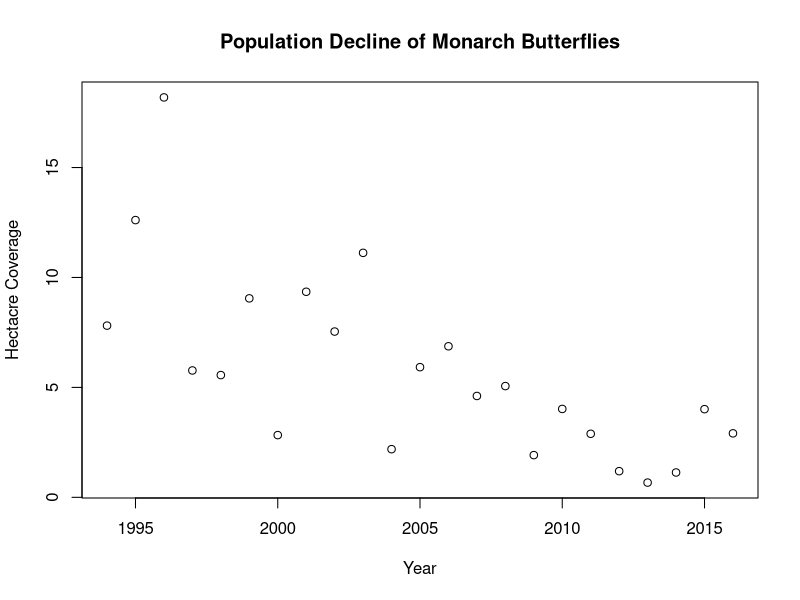
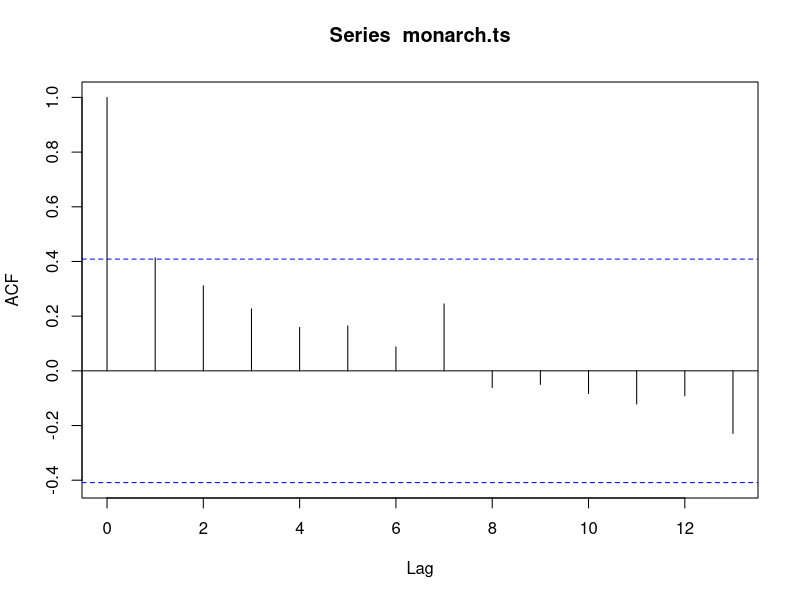

Reproduce these figures in R, in order. (Note: this script raises an error after producing the figures.)
## ---- chunk 1
library(tidyverse)
library(here)
monarch <- read_csv(here("data", "monarch.csv"))
monarch
plot(monarch$Year, monarch$Acres, main = "Population Decline of Monarch Butterflies", xlab = "Year", ylab = "Hectacre Coverage")
## ---- chunk 2
monarch.ts <- as.ts(monarch$Acres)
acf(monarch.ts)
decompose(monarch.ts)
## ---- chunk 3

